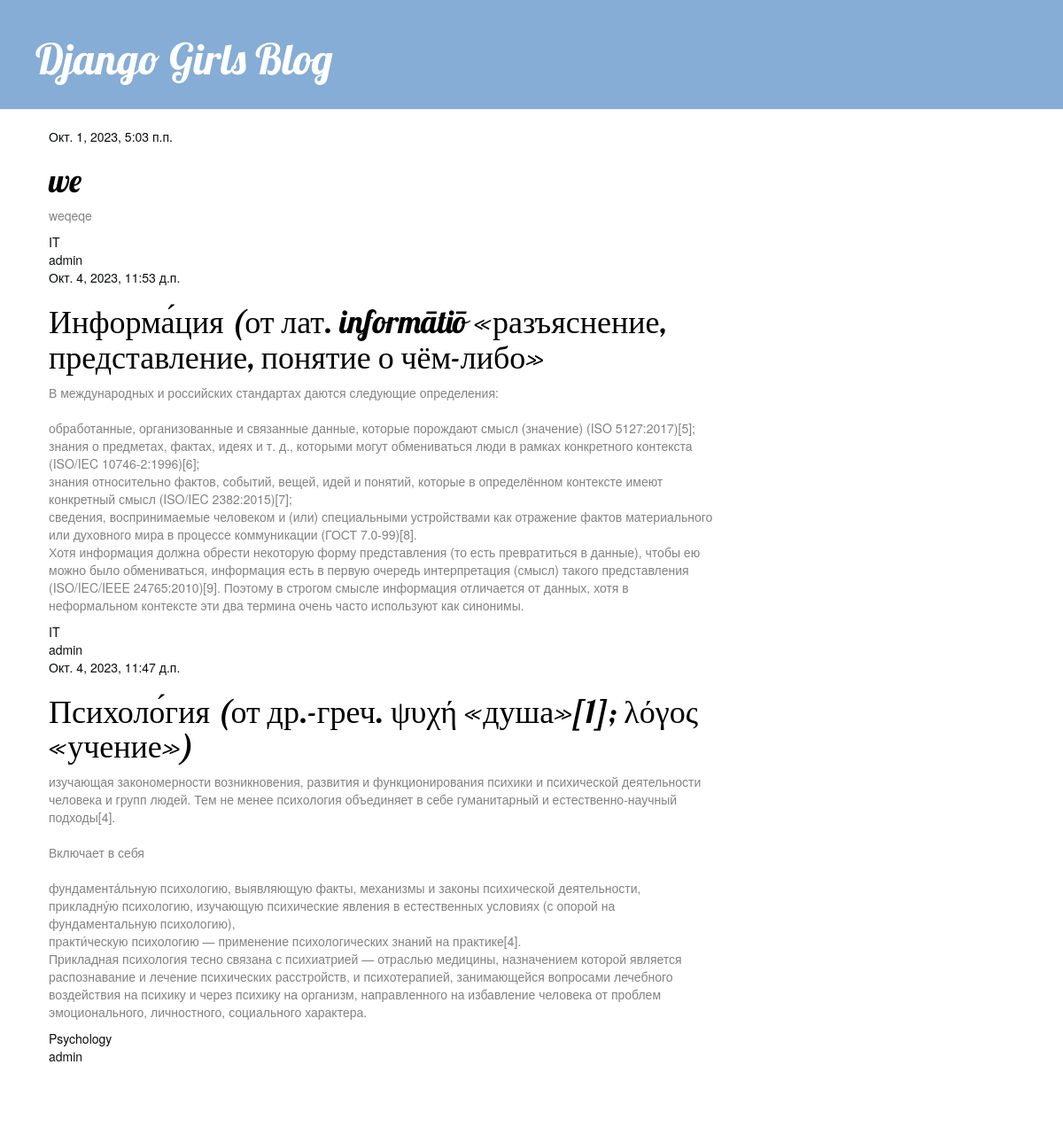
The app's page /, older data.
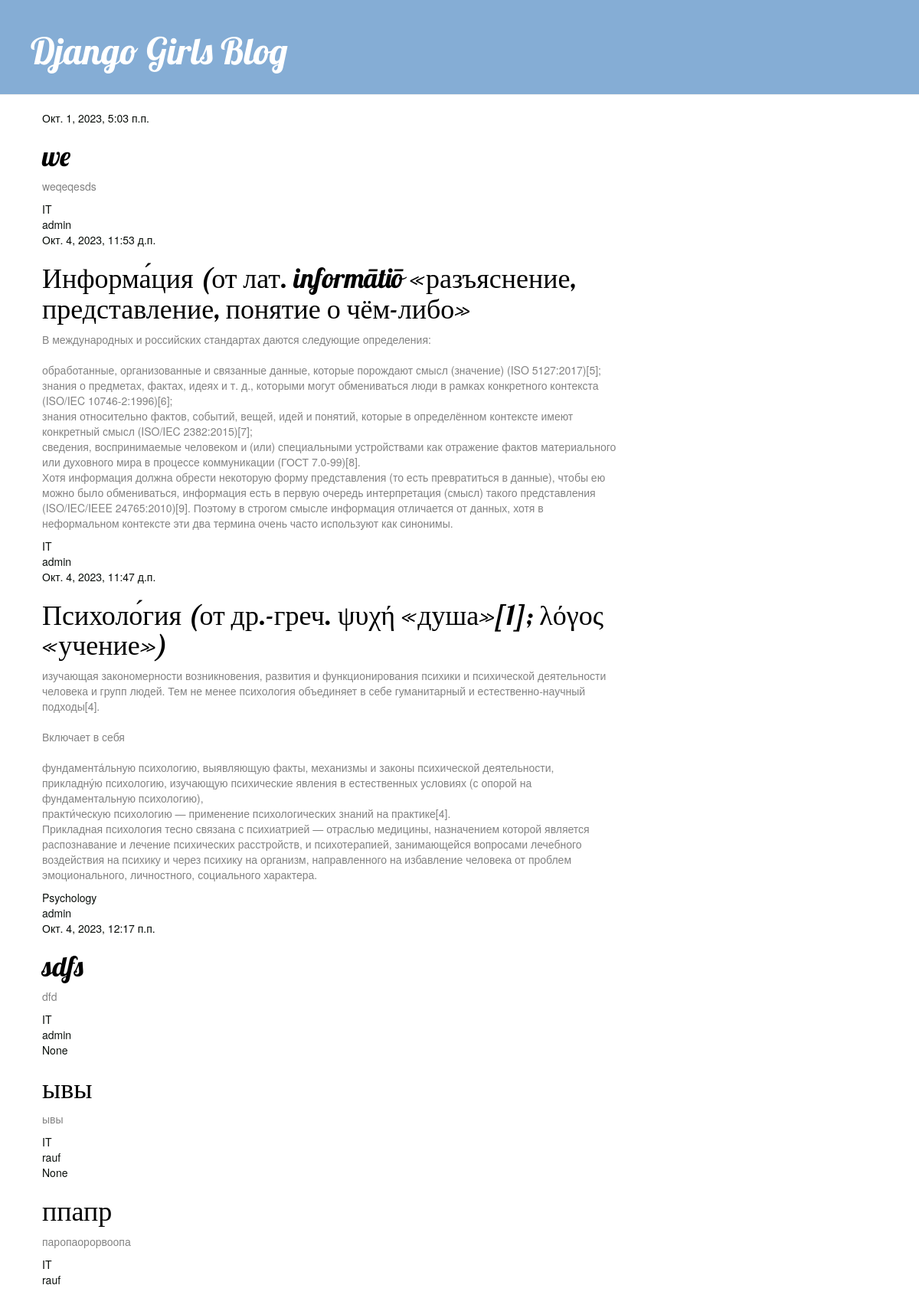
The same page, newer data.
### blog/models.py (models this page shows, shortened)
class Post(models.Model):
    author = models.ForeignKey(settings.AUTH_USER_MODEL, on_delete=models.CASCADE)
    title = models.CharField(max_length=200)
    text = models.TextField()
    created_date = models.DateTimeField(default=timezone.now)
    published_date = models.DateTimeField(blank=True, null=True)
    category = models.ForeignKey(Category, on_delete=models.CASCADE)

class Category(models.Model):
    title = models.CharField(max_length=200)
    def __str__(self):
        return self.title

### blog/views.py (the view)
# urls.py: path('', PostListView.as_view(), name = 'post_list'),
class PostListView(ListView):
    model = Post
    template_name = 'blog/post_list.html'
    context_object_name ='posts'

### blog/templates/blog/post_list.html
 {% extends 'blog/base.html' %} {% block content %} {% for post in posts %}
<div class="post">
    <div class="date">
        <div class="category">
            {{ post.published_date }} </div>
        <h1><a href="{% url 'post_detail' pk=post.pk %}">{{ post.title }}</a></h1>
        <p>{{ post.text|linebreaksbr }}</p>
        <div class="category">
            {{post.category}} </div>
        <div class=author>
            {{post.author}}
        </div>
    </div>
    {% endfor %} {% endblock %}

### blog/templates/blog/base.html (shortened to what this page needs)
{% load static %}
<html>
<head>
    <link rel="stylesheet" href="//maxcdn.bootstrapcdn.com/bootstrap/3.2.0/css/bootstrap.min.css">
    <link rel="stylesheet" href="//maxcdn.bootstrapcdn.com/bootstrap/3.2.0/css/bootstrap-theme.min.css">
    <link rel="stylesheet" href="{% static 'css/blog.css' %}">
</head>
<body>
    <div class="page-header">
        <h1><a href="/">Django Girls Blog</a></h1>
    </div>
    <div class="content container">
        <div class="row">
            <div class="col-md-8">
                {% block content %} {% endblock %}
            </div>
        </div>
    </div>
</body>
</html>

### blog/static/css/blog.css (style rules this page uses)
h1 a { color: #94b2de; font-family: 'Lobster'; }
.page-header { background-color: #85add5; margin-top: 0; padding: 20px 20px 20px 40px; }
.page-header h1, .page-header h1 a, .page-header h1 a:visited, .page-header h1 a:active { color: #ffffff; font-size: 36pt; text-decoration: none; }
.content { margin-left: 40px; }
h1, h2, h3, h4 { font-family: 'Lobster', cursive; }
.date { color: #828282; }
.post { margin-bottom: 70px; }
.post h1 a, .post h1 a:visited { color: #000000; }
.category { color: #090e0a; }
.author { color: rgb(11, 16, 13); }

Row changes from the older to the newer data that the page shows:
changed Post "we": text "weqeqe" → "weqeqesds"
added Post: published_date "Окт. 4, 2023, 12:17 п.п.", title "sdfs", text "dfd", category "IT", author "admin"
added Post: published_date "None", title "ывы", text "ывы", category "IT", author "rauf"
added Post: published_date "None", title "ппапр", text "паропаорорвоопа", category "IT", author "rauf"
